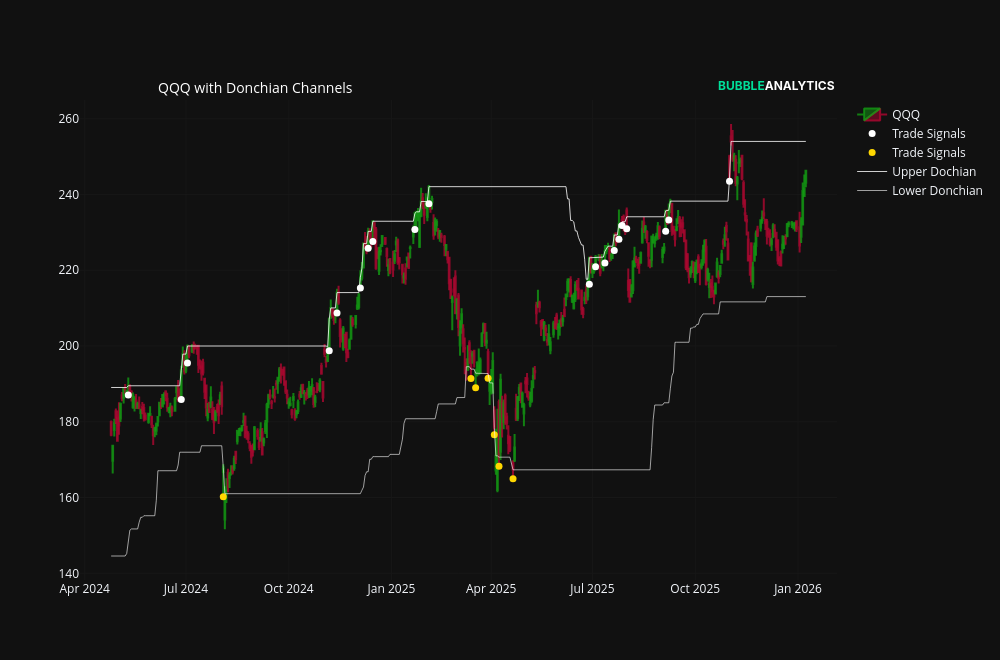

Here is the notebook cell this chart was saved with:
### Code cell
bar = 2000
df1 = df[bar:bar+500].copy()

fig = go.Figure(data=[go.Candlestick(x=df1.index,
                open=df1['Open'],
                high=df1['High'],
                low=df1['Low'],
                close=df1['Close'],
                increasing_line_color = 'rgba(19,156,19,0.8)',
                decreasing_line_color = 'rgba(175,07,49,0.8)',
                name = 'QQQ')])

fig.add_scatter(x=df1.index, y=df1['up_entries'], mode="markers",
                marker=dict(size=7, color="white"),
                name="Trade Signals")

fig.add_scatter(x=df1.index, y=df1['low_entries'], mode="markers",
                marker=dict(size=7, color="gold"),
                name="Trade Signals")

fig.add_trace(go.Scatter(x=df1.index, 
                         y=df1.Up_D, 
                         opacity=0.8, 
                         line=dict(color='white', width=1),
                        name='Upper Dochian'))

fig.add_trace(go.Scatter(x=df1.index, 
                         y=df1.Low_D, 
                         opacity=0.6, 
                         line=dict(color='white', width=1),
                        name='Lower Donchian'))

fig.update_layout(
    annotations=[dict(text="QQQ with Donchian Channels",
                    font=dict(color="white", size=14),
                    xref="paper",
                    yref="paper",
                    x=0.10,
                    y=1.05,
                    showarrow=False)])

fig.update_layout(autosize=False, width=1000, height=660, 
                  xaxis_rangeslider_visible=False, 
                  template="plotly_dark")

fig.update_yaxes(gridcolor="#171717") 
fig.update_xaxes(gridcolor="#171717")

fig.update_xaxes(
    rangebreaks=[
        dict(bounds=["sat", "mon"]),
    ])

GREEN     = "#00DF9A"   
FONT_FAM  = "Atkinson Hyperlegible, Inter, Helvetica, Arial, sans-serif"
BRAND_CORNER = "right"  

bubble_logo = (
    f"<b><span style='color:{GREEN}'>BUBBLE</span>"
    f"<span style='color:white'>ANALYTICS</span></b>"
)

fig.add_annotation(
    text=bubble_logo,
    x=1.0 if BRAND_CORNER == "right" else 0.0,
    y=1.05, xref="paper", yref="paper",
    xanchor="right" if BRAND_CORNER == "right" else "left",
    showarrow=False,
    font=dict(size=12, family=FONT_FAM)
)

#fig.write_image('chart.png', scale=2)

fig.show()

### Figure 1 — Plotly figure (JSON) as saved in the notebook; plotly's stock layout.template omitted (floating-point values rounded to 4 significant figures; data arrays with more than 128 entries replaced by an {"elided": "..."} marker saying what was removed)
{"data": [{"close": {"elided": "429 float values"}, "decreasing": {"line": {"color": "rgba(175,07,49,0.8)"}}, "high": {"elided": "429 float values"}, "increasing": {"line": {"color": "rgba(19,156,19,0.8)"}}, "low": {"elided": "429 float values"}, "name": "QQQ", "open": {"elided": "429 float values"}, "type": "candlestick", "x": {"elided": "429 str values"}}, {"marker": {"color": "white", "size": 7}, "mode": "markers", "name": "Trade Signals", "type": "scatter", "x": {"elided": "429 str values"}, "y": {"elided": "429 float values"}}, {"marker": {"color": "gold", "size": 7}, "mode": "markers", "name": "Trade Signals", "type": "scatter", "x": {"elided": "429 str values"}, "y": {"elided": "429 float values"}}, {"line": {"color": "white", "width": 1}, "name": "Upper Dochian", "opacity": 0.8, "type": "scatter", "x": {"elided": "429 str values"}, "y": {"elided": "429 float values"}}, {"line": {"color": "white", "width": 1}, "name": "Lower Donchian", "opacity": 0.6, "type": "scatter", "x": {"elided": "429 str values"}, "y": {"elided": "429 float values"}}], "layout": {"annotations": [{"font": {"color": "white", "size": 14}, "showarrow": false, "text": "QQQ with Donchian Channels", "x": 0.1, "xref": "paper", "y": 1.05, "yref": "paper"}, {"font": {"family": "Atkinson Hyperlegible, Inter, Helvetica, Arial, sans-serif", "size": 12}, "showarrow": false, "text": "<b><span style='color:#00DF9A'>BUBBLE</span><span style='color:white'>ANALYTICS</span></b>", "x": 1, "xanchor": "right", "xref": "paper", "y": 1.05, "yref": "paper"}], "autosize": false, "height": 660, "width": 1000, "xaxis": {"gridcolor": "#171717", "rangebreaks": [{"bounds": ["sat", "mon"]}], "rangeslider": {"visible": false}}, "yaxis": {"gridcolor": "#171717"}}}
